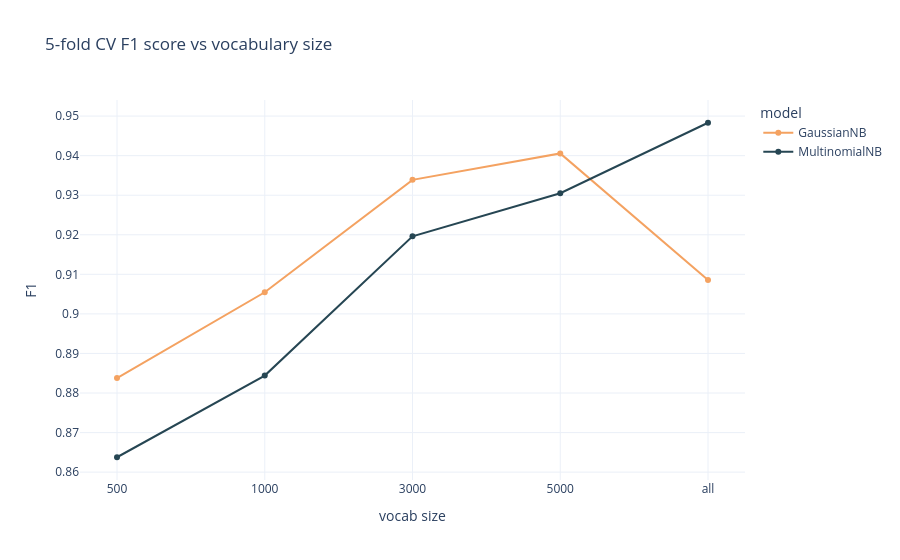

Here is the notebook cell this chart was saved with:
### Markdown cell above
Plotting the same results makes the pattern easier to see.

### Code cell
fig = px.line(cv_results.melt(id_vars="vocab size", var_name="model", value_name="F1"),
              x="vocab size", y="F1", color="model", markers=True,
              color_discrete_map={"GaussianNB": "#f4a261", "MultinomialNB": "#264653"},
              title="5-fold CV F1 score vs vocabulary size", template="plotly_white")
fig.show()

### Figure 1 — Plotly figure (JSON) as saved in the notebook; plotly's stock layout.template omitted (floating-point values rounded to 4 significant figures)
{"data": [{"hovertemplate": "model=GaussianNB<br>vocab size=%{x}<br>F1=%{y}<extra></extra>", "legendgroup": "GaussianNB", "line": {"color": "#f4a261", "dash": "solid"}, "marker": {"symbol": "circle"}, "mode": "lines+markers", "name": "GaussianNB", "orientation": "v", "showlegend": true, "type": "scatter", "x": ["500", "1000", "3000", "5000", "all"], "xaxis": "x", "y": [0.8838, 0.9055, 0.9339, 0.9406, 0.9085], "yaxis": "y"}, {"hovertemplate": "model=MultinomialNB<br>vocab size=%{x}<br>F1=%{y}<extra></extra>", "legendgroup": "MultinomialNB", "line": {"color": "#264653", "dash": "solid"}, "marker": {"symbol": "circle"}, "mode": "lines+markers", "name": "MultinomialNB", "orientation": "v", "showlegend": true, "type": "scatter", "x": ["500", "1000", "3000", "5000", "all"], "xaxis": "x", "y": [0.8638, 0.8844, 0.9196, 0.9305, 0.9483], "yaxis": "y"}], "layout": {"legend": {"title": {"text": "model"}, "tracegroupgap": 0}, "title": {"text": "5-fold CV F1 score vs vocabulary size"}, "xaxis": {"anchor": "y", "domain": [0, 1], "title": {"text": "vocab size"}}, "yaxis": {"anchor": "x", "domain": [0, 1], "title": {"text": "F1"}}}}
